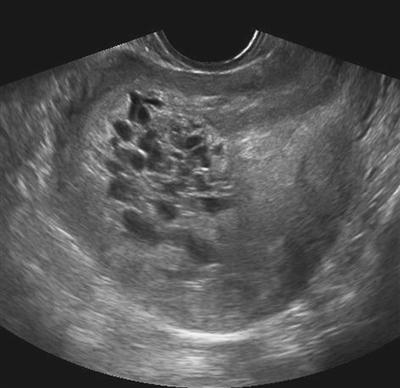
#> input picture test.jpg, 400 x 388 px
$ python main.py
#> lines starting #> are read from the running program, lines starting #| are printed output that depends on the picture
### GrayRumatrix.py
import matplotlib.pyplot as plt
from PIL import Image
import numpy as np
from itertools import groupby
class getGrayRumatrix:
    data = 0
    def read_img(self,path=" "):

#> called with path = 'test.jpg'
        try:
            img = Image.open(path)
#> img is the input picture: PIL image 400x388 RGB; min 3, max 255, mean 82.9
            img = img.convert('L')
#> img: PIL image 400x388 L
            self.data=np.array(img)

        except:
            img = None

    def getGrayLevelRumatrix(self, array, theta):
            '''

            array: the numpy array of the image
            theta: Input, the angle used when calculating the gray scale run matrix, list type, can contain fields:['deg0', 'deg45', 'deg90', 'deg135']
            glrlm: output,the glrlm result
            '''
            P = array
            x, y = P.shape
            min_pixels = np.min(P)   # the min pixel
            run_length = max(x, y)   # Maximum parade length in pixels
            num_level = np.max(P) - np.min(P) + 1   # Image gray level

            deg0 = [val.tolist() for sublist in np.vsplit(P, x) for val in sublist]   # 0deg
            deg90 = [val.tolist() for sublist in np.split(np.transpose(P), y) for val in sublist]   # 90deg
            diags = [P[::-1, :].diagonal(i) for i in range(-P.shape[0]+1, P.shape[1])]   #45deg
            deg45 = [n.tolist() for n in diags]
            Pt = np.rot90(P, 3)   # 135deg
            diags = [Pt[::-1, :].diagonal(i) for i in range(-Pt.shape[0]+1, Pt.shape[1])]
            deg135 = [n.tolist() for n in diags]

            def length(l):
                if hasattr(l, '__len__'):
                    return np.size(l)
                else:
                    i = 0
                    for _ in l:
                        i += 1
                    return i

            glrlm = np.zeros((num_level, run_length, len(theta)))
            for angle in theta:
                for splitvec in range(0, len(eval(angle))):
                    flattened = eval(angle)[splitvec]
                    answer = []
                    for key, iter in groupby(flattened):
                        answer.append((key, length(iter)))
                    for ansIndex in range(0, len(answer)):
                        glrlm[int(answer[ansIndex][0]-min_pixels), int(answer[ansIndex][1]-1), theta.index(angle)] += 1
            return glrlm
    '''
  The gray scale run matrix is only the measurement and statistics of the image pixel information. In the actual use process, the generated
     The gray scale run matrix is calculated to obtain image feature information based on the gray level co-occurrence matrix.
     First write a few common functions to complete the calculation of subscripts i and j (calcuteIJ ()), multiply and divide according to the specified dimension (apply_over_degree ())
     And calculate the sum of all pixels (calcuteS ())
    '''

    def apply_over_degree(self,function, x1, x2):
        rows, cols, nums = x1.shape
        result = np.ndarray((rows, cols, nums))
        for i in range(nums):
                #print(x1[:, :, i])
                result[:, :, i] = function(x1[:, :, i], x2)
               # print(result[:, :, i])
                result[result == np.inf] = 0
                result[np.isnan(result)] = 0
        return result
    def calcuteIJ (self,rlmatrix):
        gray_level, run_length, _ = rlmatrix.shape
        I, J = np.ogrid[0:gray_level, 0:run_length]
        return I, J+1

    def calcuteS(self,rlmatrix):
        return np.apply_over_axes(np.sum, rlmatrix, axes=(0, 1))[0, 0]
    '''
    The following code realizes the extraction of 11 gray runoff matrix features
    '''
    #1.SRE
    def getShortRunEmphasis(self,rlmatrix):
            I, J = self.calcuteIJ(rlmatrix)
            numerator = np.apply_over_axes(np.sum, self.apply_over_degree(np.divide, rlmatrix, (J*J)), axes=(0, 1))[0, 0]
            S = self.calcuteS(rlmatrix)
            return numerator / S
    #2.LRE
    def getLongRunEmphasis(self,rlmatrix):
        I, J = self.calcuteIJ(rlmatrix)
        numerator = np.apply_over_axes(np.sum, self.apply_over_degree(np.multiply, rlmatrix, (J*J)), axes=(0, 1))[0, 0]
        S = self.calcuteS(rlmatrix)
        return numerator / S
    #3.GLN
    def getGrayLevelNonUniformity(self,rlmatrix):
        G = np.apply_over_axes(np.sum, rlmatrix, axes=1)
        numerator = np.apply_over_axes(np.sum, (G*G), axes=(0, 1))[0, 0]
        S = self.calcuteS(rlmatrix)
        return numerator / S
    # 4. RLN
    def getRunLengthNonUniformity(self,rlmatrix):
            R = np.apply_over_axes(np.sum, rlmatrix, axes=0)
            numerator = np.apply_over_axes(np.sum, (R*R), axes=(0, 1))[0, 0]
            S = self.calcuteS(rlmatrix)
            return numerator / S

        # 5. RP
    def getRunPercentage(self,rlmatrix):
            gray_level, run_length,_ = rlmatrix.shape
            num_voxels = gray_level * run_length
            return self.calcuteS(rlmatrix) / num_voxels

        # 6. LGLRE
    def getLowGrayLevelRunEmphasis(self,rlmatrix):
            I, J = self.calcuteIJ(rlmatrix)
            numerator = np.apply_over_axes(np.sum, self.apply_over_degree(np.divide, rlmatrix, (I*I)), axes=(0, 1))[0, 0]
            S = self.calcuteS(rlmatrix)
            return numerator / S

        # 7. HGL
    def getHighGrayLevelRunEmphais(self,rlmatrix):
        I, J = self.calcuteIJ(rlmatrix)
        numerator = np.apply_over_axes(np.sum, self.apply_over_degree(np.multiply, rlmatrix, (I*I)), axes=(0, 1))[0, 0]
        S = self.calcuteS(rlmatrix)
        return numerator / S

        # 8. SRLGLE
    def getShortRunLowGrayLevelEmphasis(self,rlmatrix):
        I, J = self.calcuteIJ(rlmatrix)
        numerator = np.apply_over_axes(np.sum, self.apply_over_degree(np.divide, rlmatrix, (I*I*J*J)), axes=(0, 1))[0, 0]
        S = self.calcuteS(rlmatrix)
        return numerator / S
    # 9. SRHGLE
    def getShortRunHighGrayLevelEmphasis(self,rlmatrix):
        I, J = self.calcuteIJ(rlmatrix)
        temp = self.apply_over_degree(np.multiply, rlmatrix, (I*I))
        print('-----------------------')
        numerator = np.apply_over_axes(np.sum, self.apply_over_degree(np.divide, temp, (J*J)), axes=(0, 1))[0, 0]
        S = self.calcuteS(rlmatrix)
        return numerator / S

    # 10. LRLGLE
    def getLongRunLow(self,rlmatrix):
        I, J = self.calcuteIJ(rlmatrix)
        temp = self.apply_over_degree(np.multiply, rlmatrix, (J*J))
        numerator = np.apply_over_axes(np.sum, self.apply_over_degree(np.divide, temp, (J*J)), axes=(0, 1))[0, 0]
        S = self.calcuteS(rlmatrix)
        return numerator / S

    # 11. LRHGLE
    def getLongRunHighGrayLevelEmphais(self,rlmatrix):
        I, J = self.calcuteIJ(rlmatrix)
        numerator = np.apply_over_axes(np.sum, self.apply_over_degree(np.multiply, rlmatrix, (I*I*J*J)), axes=(0, 1))[0, 0]
        S = self.calcuteS(rlmatrix)
        return numerator / S

### main.py
from GrayRumatrix import getGrayRumatrix
from PIL import Image
import numpy as np
from itertools import groupby
import csv
import warnings
warnings.filterwarnings("ignore")
test = getGrayRumatrix()

test.read_img("test.jpg")#Read in the picture file test.jpg, if you need to open another file, put the picture in this folder, and replace test.jpg with the new file name

DEG = [['deg0'], ['deg45'], ['deg90'], ['deg135']]
f = open('data.csv','w',encoding='utf-8')
csv_writer = csv.writer(f)
csv_writer.writerow(["function","deg","value"])
for deg in DEG:
    now_deg = deg[0]
    test_data = test.getGrayLevelRumatrix(test.data,deg)
    #1
    SRE = test.getShortRunEmphasis(test_data)
    SRE = np.squeeze(SRE)
    csv_writer.writerow(["SRE",now_deg,str(SRE)])
    #2
    LRE = test.getLongRunEmphasis(test_data)
    LRE = np.squeeze(LRE)
    csv_writer.writerow(["LRE",now_deg,str(LRE)])
    #3
    GLN = test.getGrayLevelNonUniformity(test_data)
    GLN = np.squeeze(GLN)
    csv_writer.writerow(["GLN",now_deg,str(GLN)])
    #4
    RLN = test.getRunLengthNonUniformity(test_data)
    RLN = np.squeeze(RLN)
    csv_writer.writerow(["RLN",now_deg,str(RLN)])
    #5
    RP = test.getRunPercentage(test_data)
    RP = np.squeeze(RP)
    csv_writer.writerow(["RP",now_deg,str(RP)])
    #6
    LGLRE = test.getLowGrayLevelRunEmphasis(test_data)
    LGLRE = np.squeeze(LGLRE)
    csv_writer.writerow(["LGLRE",now_deg,str(LGLRE)])
    #7
    HGL = test.getHighGrayLevelRunEmphais(test_data)
    HGL = np.squeeze(HGL)
    csv_writer.writerow(["HGL",now_deg,str(SRE)])
    #8
    SRLGLE = test.getShortRunLowGrayLevelEmphasis(test_data)
    SRLGLE = np.squeeze(SRLGLE)
    csv_writer.writerow(['SRLGLE',now_deg,str(SRLGLE)])
    #9
    SRHGLE = test.getShortRunHighGrayLevelEmphasis(test_data)
    SRHGLE = np.squeeze(SRHGLE)
    csv_writer.writerow(['SRHGLE',now_deg,str(SRHGLE)])
    #10
    LRLGLE = test.getLongRunLow(test_data)
    LRLGLE = np.squeeze(LRLGLE)
    csv_writer.writerow(['LRLGLE',now_deg,str(LRLGLE)])
    #11
    LRHGLE = test.getLongRunHighGrayLevelEmphais(test_data)
    LRHGLE = np.squeeze(LRHGLE)
    csv_writer.writerow(['LRHGLE',now_deg,str(LRHGLE)])
#> this loop made 4 passes
#> (SRE, LRE, GLN, RLN, RP, LGLRE) on passes 1 to 4: (0.935, 45.66, 1103.2, 99681.2, 1.17, 0.000231), (0.951, 9.84, 1144.5, 108846.5, 1.22, 0.000247), (0.947, 11.37, 1131.1, 106644.8, 1.21, 0.000242), (0.952, 9.64, 1145.8, 109518, 1.22, 0.000248)
#> pass 1, in getGrayLevelRumatrix, `Pt = np.rot90(P, 3)`:
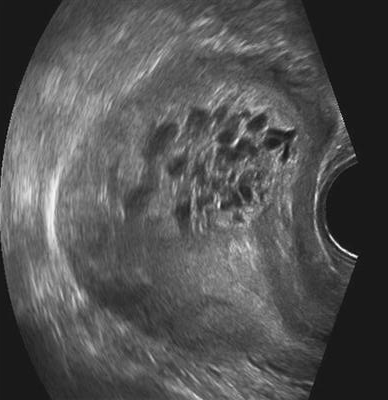
#> Pt: shape (400, 388); min 3, max 255, mean 82.9
#> pass 1, `test_data = test.getGrayLevelRumatrix(test.data,deg)`:
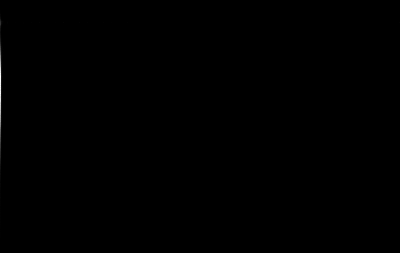
#> test_data: shape (253, 400, 1) float64; min 0, max 1477, mean 1.2; drawn with min black and max white
